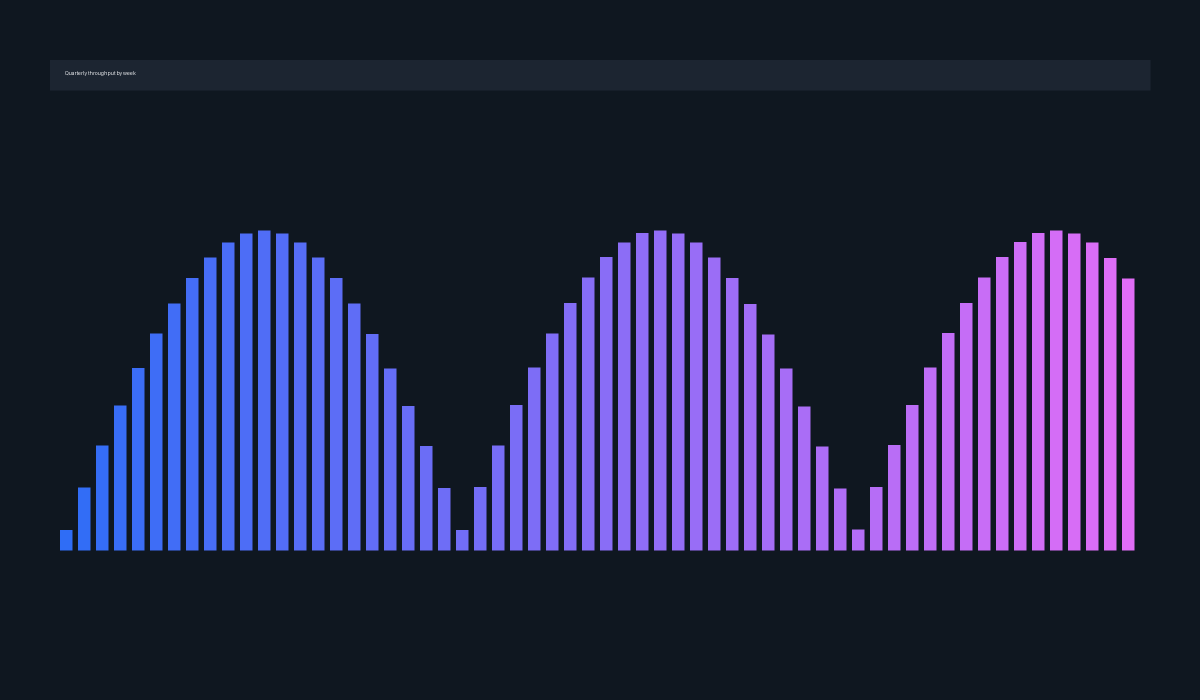
#> input picture examples/media/chart.png, 2400 x 1400 px (shown at 1/2 size)
$ python -i build_folio.py   (imports and definitions only)
#> lines starting #> are read from the running program, lines starting #| are printed output that depends on the picture
#!/usr/bin/env python3
"""Build a self-contained HTML document from a folio Markdown source.

    python build_folio.py deck.md
    python build_folio.py deck.md -o out/deck.html
    python build_folio.py deck.md --apply deck-changes.json --write-source

Everything the document needs (styles, script, images, video, audio) ends up
inside one .html file that opens by double-clicking, with no server and no
folder of assets beside it.
"""

from __future__ import annotations

import argparse
import hashlib
import json
import os
import re
import sys
from pathlib import Path

sys.path.insert(0, str(Path(__file__).resolve().parent))

import folio_brand as brand_mod  # noqa: E402
import folio_media as media_mod  # noqa: E402
from folio_model import apply_edits, model_to_markdown, parse_markdown  # noqa: E402

TEMPLATE = Path(__file__).resolve().parent.parent / "assets" / "template.html"

EMAIL_LIMIT = 25 * 1024 * 1024
BROWSER_LIMIT = 50 * 1024 * 1024


# [92 lines left out: functions make_icon, make_cover, embed_json, not called in this run]


class ForbiddenTermsError(Exception):
    """Raised when a term the author said must not appear is in the document."""

    def __init__(self, hits: list[dict]) -> None:
        super().__init__(f"{len(hits)} forbidden term hit(s)")
        self.hits = hits


_NOT_CONTENT = {"id", "type", "layout", "asset", "lang", "ordered", "level"}


# [45 lines left out: functions _walk, collect_text, find_forbidden, not called in this run]


_EXTERNAL_URL = re.compile(r"https?://[^\s\"'<>)\\]+")


# [23 lines left out: function lint_widgets, not called in this run]


def build(
    source: Path,
    output: Path | None = None,
    apply_file: Path | None = None,
    write_source: bool = False,
    settings: dict | None = None,
    template: Path | None = None,
    quiet: bool = False,
    forbid: list[str] | None = None,
    forbid_exact: list[str] | None = None,
    brand: str | None = None,
    home: str | None = None,
) -> tuple[Path, list[str]]:
    source = source.resolve()
    text = source.read_text(encoding="utf-8")
    model = parse_markdown(text)

    def say(message: str = "") -> None:
        if not quiet:
            print(message)

    if apply_file is not None:
        edits = json.loads(Path(apply_file).read_text(encoding="utf-8"))
        changed = apply_edits(model, edits)
        say(f"Applied {changed} change(s) from {Path(apply_file).name}")
        if write_source:
            source.write_text(model_to_markdown(model), encoding="utf-8")
            say(f"Source updated: {source.name}")

    brand_info = None
    brand_ref = brand or model["meta"].get("brand", "")
    if brand_ref:
        if not home and not os.environ.get(brand_mod.HOME_ENV):
            for folder in source.parents:
                if (folder / "brands").is_dir():
                    home = str(folder)
                    break
        brand_info = brand_mod.load_brand(
            brand_ref, home, inline_assets=media_mod.inline_widget_assets, settings=settings
        )
        meta = model["meta"]
        meta["brand"] = brand_ref
        if not meta["theme"]:
            meta["theme"] = brand_info["mode"] if brand_info["mode"] in ("light", "dark") else "light"
        if not meta["footer"]:
            meta["footer"] = brand_info["footer"]
        if brand_info["logo"]:
            meta["logo"] = brand_info["logo"]["uri"]
            meta["logoWhere"] = brand_info["logo"]["where"]
            meta["logoHeight"] = brand_info["logo"]["height"]
            meta["logoText"] = brand_info["logo"].get("text", "")
        forbid = list(forbid or []) + brand_info["forbid"]
        forbid_exact = list(forbid_exact or []) + brand_info["forbid_exact"]
        say(f"Brand: {brand_info['name']} ({brand_info['dir']})")
        known = {"default", "title", "split", "split-left", "full", "center", "cards", "stats"}
        for section in model["blocks"]:
            layout = section.get("layout", "default")
            if layout not in known and f"layout-{layout}" not in brand_info["css"]:
                brand_info["warnings"].append(
                    f"layout '{layout}' is not defined in brand '{brand_info['name']}'; it will look like the default."
                )
    if not model["meta"]["theme"]:
        model["meta"]["theme"] = "light"

    model["meta"]["docId"] = hashlib.sha1(
        str(source).encode("utf-8")
    ).hexdigest()[:12]

    say(f"Media ({len(model['assets'])} file(s)):" if model["assets"] else "Media: none")
    assets, warnings = media_mod.process(
        model["assets"], source.parent, settings=settings, verbose=not quiet
    )

    warnings.extend(lint_widgets(model, assets))
    if brand_info:
        warnings.extend(brand_info["warnings"])

    if forbid or forbid_exact:
        hits = find_forbidden(
            forbid or [], forbid_exact or [], collect_text(model, assets)
        )
        if hits:
            raise ForbiddenTermsError(hits)
        say("Forbidden-term check passed (text, notes, widgets, file names).")

    for asset in assets.values():
        asset.pop("scan", None)

    payload = {"meta": model["meta"], "blocks": model["blocks"]}
    view = {
        "blocks": model["blocks"],
        "meta": {**model["meta"], "accent": model["meta"].get("accent")
                 or ((brand_info or {}).get("colors") or {}).get("accent") or "#2f6df6"},
    }
    cover_html, cover_style = make_cover(view, assets, brand_info)
    values = {
        "TITLE": model["meta"]["title"].replace("<", "&lt;"),
        "BRANDCSS": (brand_info or {}).get("css", "").replace("</style", "<\\/style"),
        "ICON": make_icon(view, assets),
        "COVER": cover_html,
        "COVERSTYLE": cover_style,
        "MODEL": embed_json(payload),
        "ASSETS": embed_json(assets),
    }
    # One pass over the template, so text inside the model or a widget that
    # happens to look like a placeholder is never substituted a second time.
    html = re.sub(
        r"__(TITLE|MODEL|ASSETS|ICON|COVERSTYLE|COVER|BRANDCSS)__",
        lambda m: values[m.group(1)],
        (template or TEMPLATE).read_text(encoding="utf-8"),
    )

    output = (output or source.with_suffix(".html")).resolve()
    output.parent.mkdir(parents=True, exist_ok=True)
    output.write_text(html, encoding="utf-8")

    size = output.stat().st_size
    media_bytes = sum(a.get("bytes", 0) for a in assets.values())
    encoded = sum(len(a.get("data", "")) for a in assets.values())
    say()
    say(f"Built {output}")
    say(
        f"  {len(model['blocks'])} section(s), "
        f"{size / 1e6:.2f} MB total "
        f"({media_bytes / 1e6:.2f} MB media before encoding, "
        f"{max(size - encoded, 0) / 1e3:.0f} kB document)"
    )

    if size > BROWSER_LIMIT:
        warnings.append(
            f"{size / 1e6:.0f} MB is above the 50 MB point where browsers get slow "
            "to open the file. Shorten video clips or lower --video-width."
        )
    elif size > EMAIL_LIMIT:
        warnings.append(
            f"{size / 1e6:.0f} MB is above the 25 MB attachment limit most mail "
            "servers enforce. Share it through Teams, SharePoint or OneDrive."
        )

    if warnings and not quiet:
        say()
        for warning in warnings:
            say(f"  ! {warning}")
    if not warnings and not quiet:
        say("  Fits an email attachment and opens quickly.")

    return output, warnings


# [80 lines left out: function main, not called in this run]


# [2 lines not run here, left out]

>>> import cv2
>>> picture = cv2.imread('../../../examples/media/chart.png', cv2.IMREAD_GRAYSCALE)
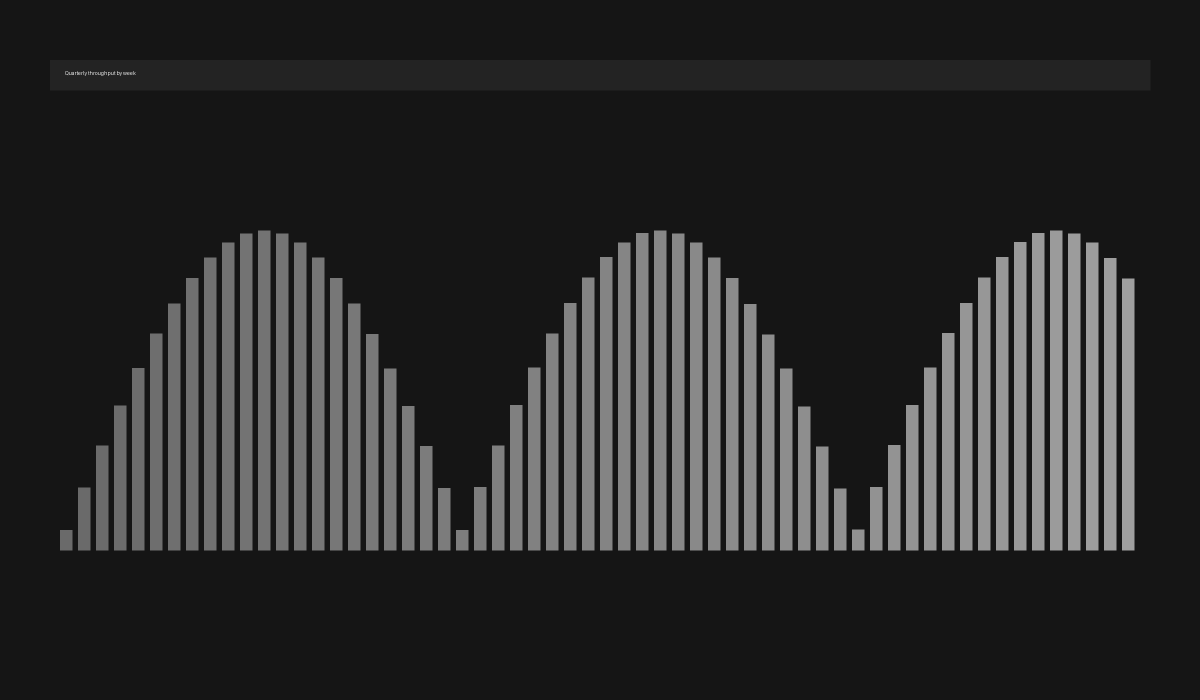
#> picture: shape (1400, 2400) (shown at 1/2 size); min 21, max 231, mean 43.2
>>> result = build(picture)
#> (the run stopped early here; a loop or call above may not have finished)
